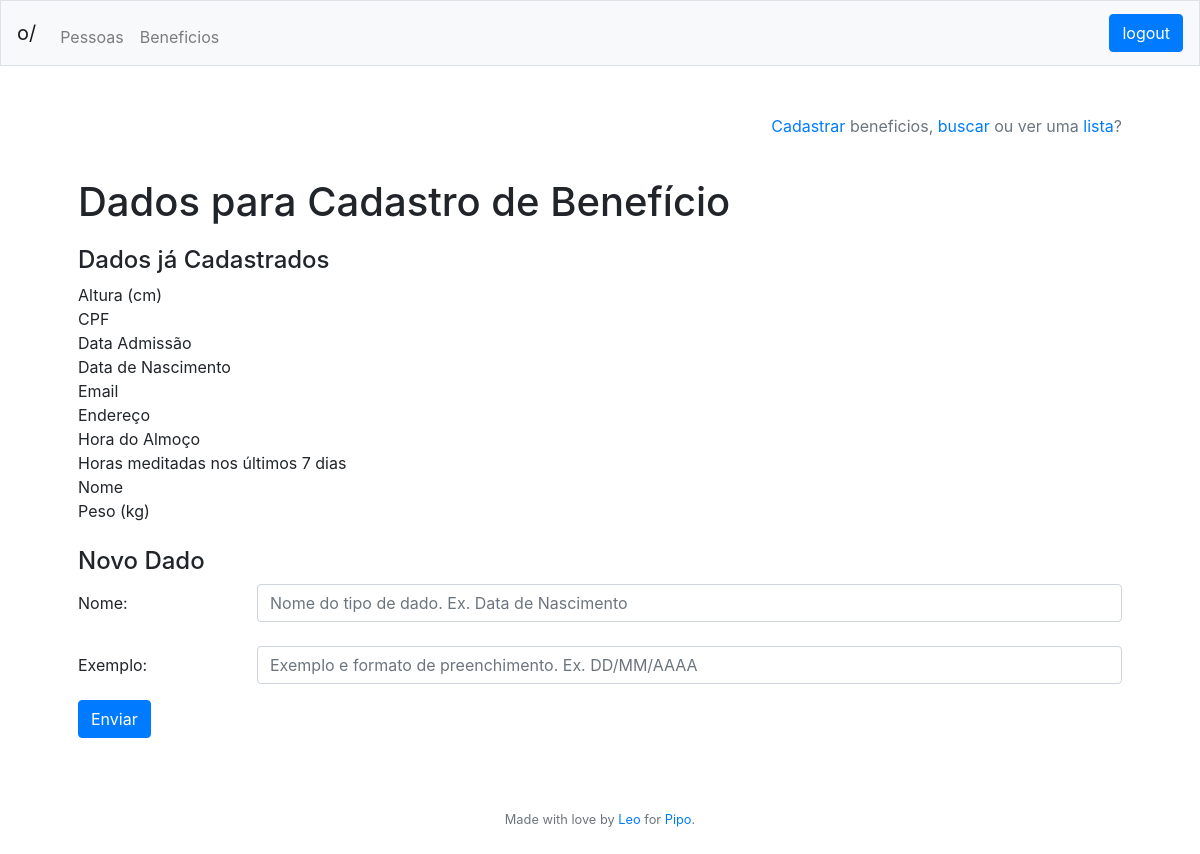
The page /beneficios/cadastro/dado (signed in) on the database as committed earlier.
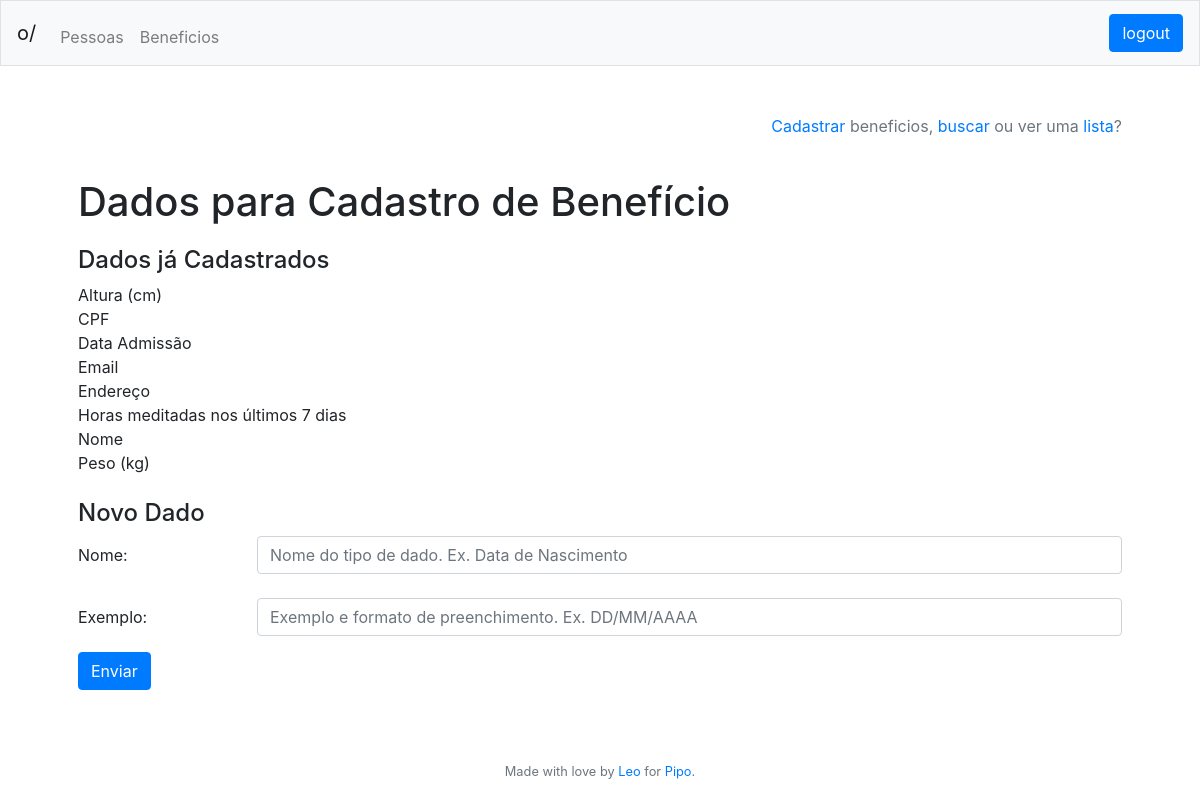
The same page on the database as committed later.
### tables this page shows
CREATE TABLE datatype
	(id INTEGER NOT NULL PRIMARY KEY AUTOINCREMENT,
	name VARCHAR(100) NOT NULL,
	example VARCHAR(144) NOT NULL);

### app.py (the view)
@app.route("/beneficios/cadastro/dado", methods=['GET','POST'])
@login_required
def registernewdatatype():
	if request.method == "POST":
		name = request.form.get("name")
		example = request.form.get("example")
		if not name or not example:
			return "Você precisa preencher os dois campos"
		if register_datatype(name, example):
			return redirect("/beneficios/lista")
		else:
			return "Houve um erro no cadastro, por favor tente novamente"
	else:
		data_list = get_all_table("datatype")
		return render_template("registernewdatatype.html",
											header = get_header(session),
											data_list = data_list)

### app.py (called while the page is built)
@app.after_request
def after_request(response):
    response.headers["Cache-Control"] = "no-cache, no-store, must-revalidate"
    response.headers["Expires"] = 0
    response.headers["Pragma"] = "no-cache"
    return response

@app.teardown_request
def remove_session(ex=None):
    db.remove()

def login_required(f):
    @wraps(f)
    def decorated_function(*args, **kwargs):
        if session.get("id") is None:
            return redirect("/login")
        return f(*args, **kwargs)
    return decorated_function

def get_header(session):
	try:
		header = {"name": session["name"],
					"company": session["company"],
					"admin": get_admin_title(session["admin"]),
					"id": session["id"]}
	except:
		header = {"name": "",
					"company": "",
					"admin": "",
					"id": ""}
	return header

def split_str(word):
	return [char for char in word]

def is_it_bad(string):
	not_safe = ";\\"
	for letter in string:
		if letter in split_str(not_safe):
			raise ValueError("Not a safe character")

def get_all_table(table):
		is_it_bad(table)
		table_all = db.execute("""SELECT * FROM {}""".format(table)).fetchall()
		return table_all

### templates/registernewdatatype.html
{% extends "layout.html" %}
{% block main %}
    <p align="right" class="text-muted"><a href="/beneficios/cadastro">Cadastrar</a> beneficios, <a href="/beneficios/busca">buscar</a> ou ver uma <a href="/beneficios/lista">lista</a>?</p>
    <br>
	<h1>Dados para Cadastro de Benefício</h1>
    <h4 style="margin-top: 20px;">Dados já Cadastrados</h4>
    {% if data_list|length %}
        {% for data in data_list|sort(attribute='name') %}
            {{ data['name'] }}<br>
        {% endfor %}
    {% else %}
        <p>Não existem dados cadastrados.</p>
    {% endif %}
    <br>
    <h4>Novo Dado</h4>
	<form action="/beneficios/cadastro/dado" method="post">
        <div class="form-group row">
            <label for="name" class="col-sm-2 col-form-label">Nome:</label><br>
            <div class="col-sm-10">
                <input autocomplete="off" autofocus class="form-control" id="name" name="name" placeholder="Nome do tipo de dado. Ex. Data de Nascimento" type="text"><br>
            </div>
            <label for="example" class="col-sm-2 col-form-label">Exemplo:</label><br>
            <div class="col-sm-10">
                <input autocomplete="off" class="form-control" id="example" name="example" placeholder="Exemplo e formato de preenchimento. Ex. DD/MM/AAAA" type="text">
            </div>
            <br>
        </div>
        <button class="btn btn-primary" type="submit">Enviar</button>
    </form>
{% endblock %}

Rows that differ between the two databases and show on the page:
removed datatype: name "Data de Nascimento"
removed datatype: name "Hora do Almoço"
